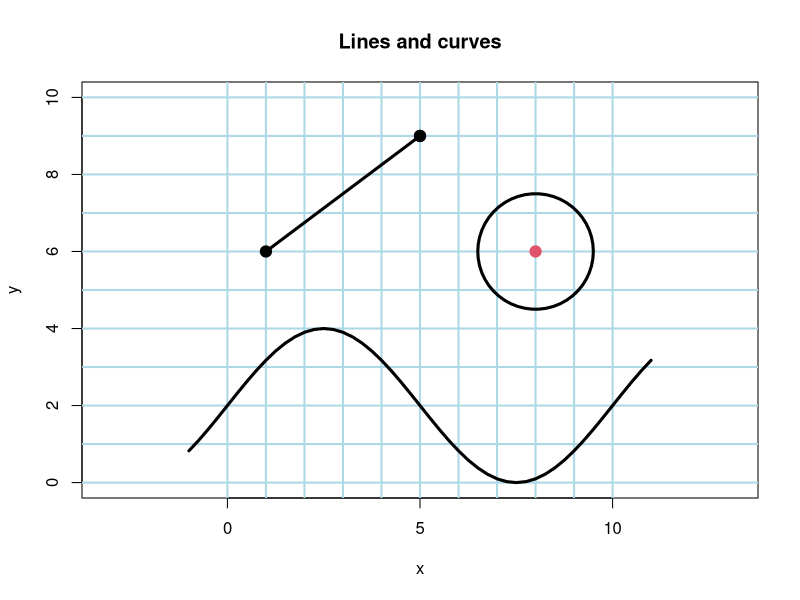
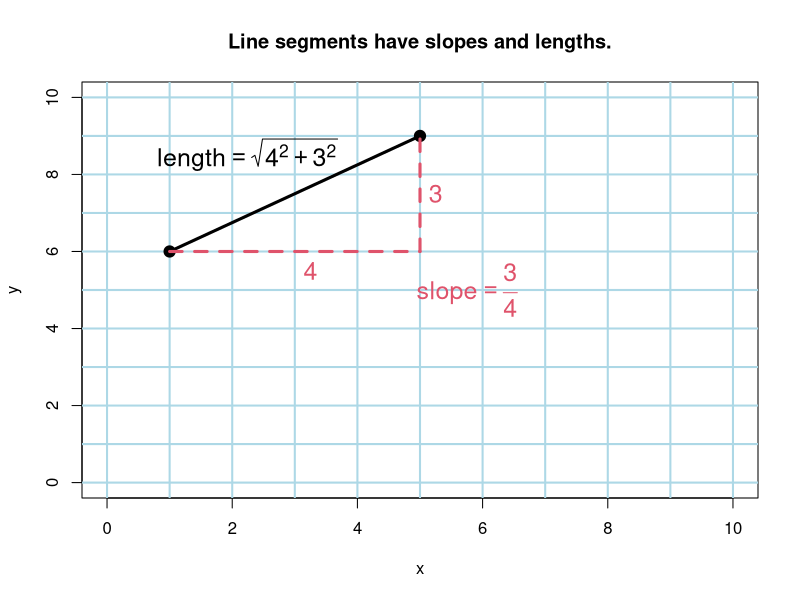
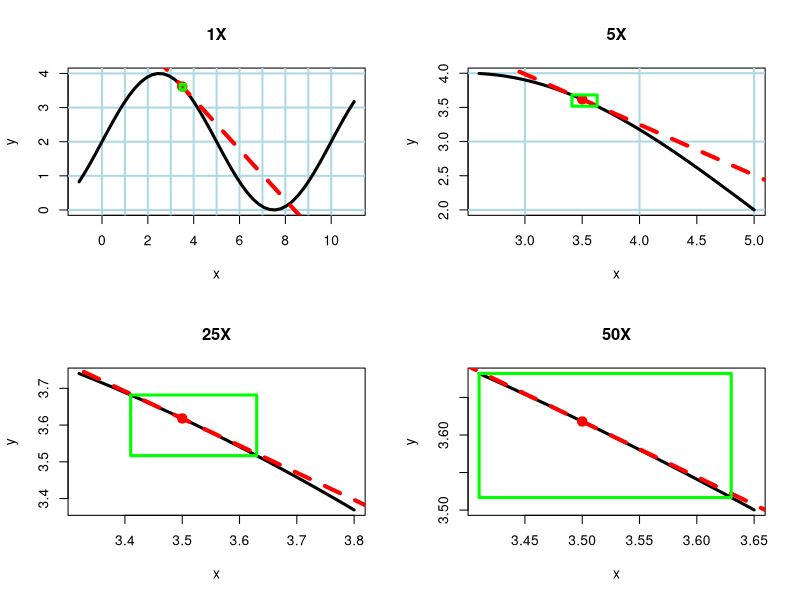
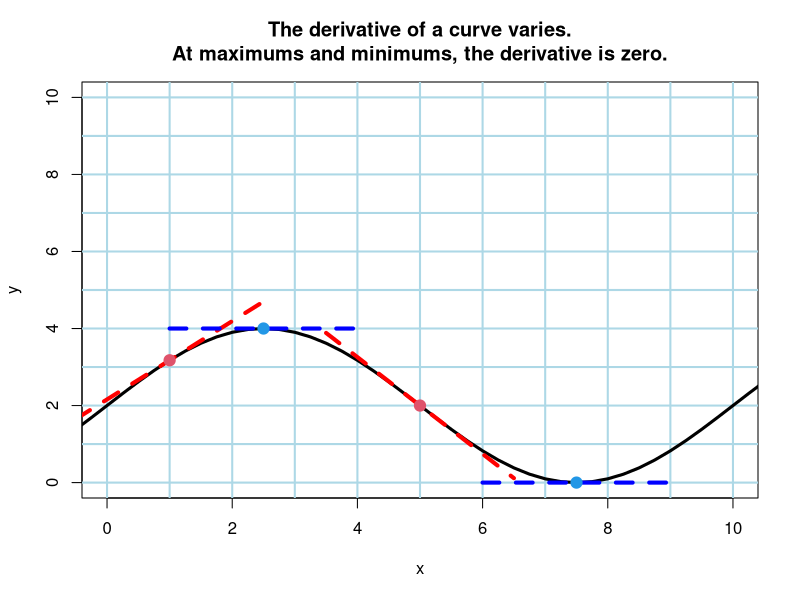
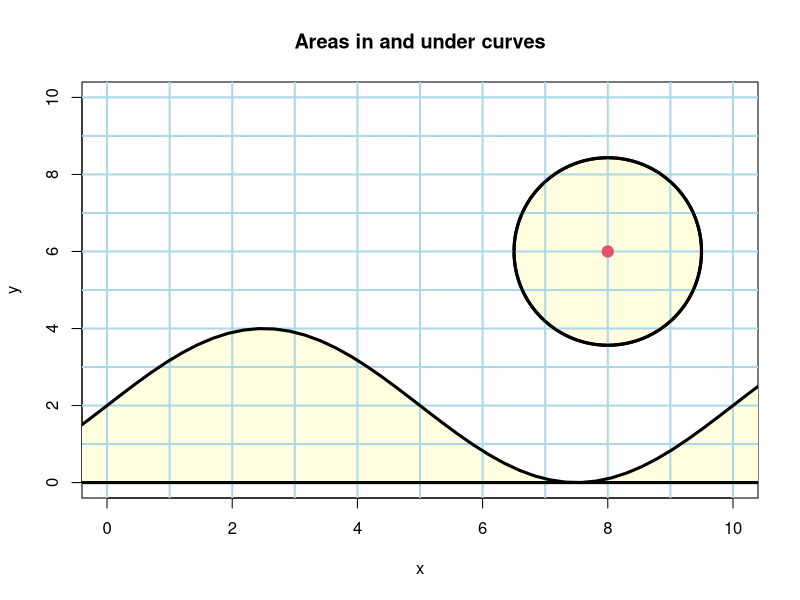
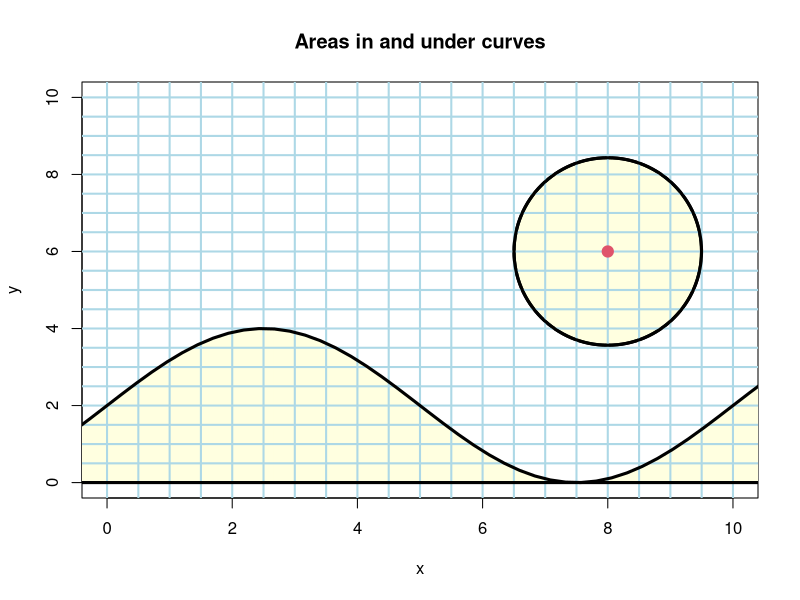

These charts were generated, in order, by the following R code:
## ---- chunk 1

circle <- function(x, y, r, n=50, ...){
  theta <- seq(0, 2*pi, length.out = n+1)
  polygon(x+r*cos(theta), y+r*sin(theta), ...)
}

local({
  # fin (window in inches), mai (margin in inches)
  plot(c(0,10), c(0,10), type='n', xlab="x", ylab="y", main="Lines and curves", xlim=c(0,10), ylim=c(0,10), asp=1)
  abline(h=0:10, col="lightblue", lwd=2)
  abline(v=0:10, col="lightblue", lwd=2)
  segments(1,6,5,9, lwd=3)
  points(c(1,5),c(6,9), pch=19, cex=1.5)
  points(5, 9, pch=19, cex=1.5)
  circle(8,6,1.5, lwd=3) # points(8,6,cex=25,lwd=3)
  points(8,6, pch=19, cex=1.5, col=2)
  x <- seq(-1, 11, by=.25)
  lines(x, 2+2*sin(.2*pi*x), lwd=3)
})
## ---- chunk 2
plot(c(0,10), c(0,10), type='n', xlab="x", ylab="y", main="Line segments have slopes and lengths.")
abline(h=0:10, col="lightblue", lwd=2)
abline(v=0:10, col="lightblue", lwd=2)
segments(1,6,5,9, lwd=3)
points(c(1,5),c(6,9), pch=19, cex=1.5)
segments(1,6,5,6, lty=2, lwd=3, col=2)
segments(5,6,5,9, lty=2, lwd=3, col=2)
text(3.25, 5.5, expression(4), lwd=3, cex=1.5, col=2)
text(5.25, 7.5, expression(3), lwd=3, cex=1.5, col=2)
text(2.25, 8.5, expression(length == sqrt(4^2 + 3^2)), lwd=3, cex=1.5, col=1)
text(5.75, 5, expression(slope == frac(3,4)), lwd=3, cex=1.5, col=2)
## ---- chunk 3

f <- function(x)2+2*sin(.2*pi*x)
df_dx <- function(x).4*pi*cos(.2*pi*x)
tngt <- function(x, interval=16, col="red"){
  slope = df_dx(x)
  y <- f(x)
  xa <- x-interval/2
  ya <- y - slope*interval/2
  xb <- x+interval/2
  yb <- y + slope*interval/2
  segments(xa, ya, xb, yb, lty=2, lwd=4, col=col)
}

local({
  
  drawbox <- function(xa, ya, xb, yb, col="green"){
    lines(c(xa, xb, xb, xa, xa), c(ya, ya, yb, yb, ya), lwd=3, col=col)
  }
    
  par(mfrow=c(2, 2))
  mags <- c(1, 5, 25, 50)
  minscale <- mags[length(mags)]
  x0 <- 3.5
  y0 <- f(x0) 
  xa <- x0 - (x0+1)/minscale
  xb <- x0 + (10-x0)/minscale
    
  for(i in mags){
    x <- seq(x0 - (x0+1)/i, x0 + (11-x0)/i, length.out=50)
    y <- f(x)
    plot(x, y, type='n', xlab="x", ylab="y", main=paste0(i, "X") )
    abline(h=0:10, col="lightblue", lwd=2)
    abline(v=0:10, col="lightblue", lwd=2)
    lines(x, y, lwd=3)
    points(x0, y0, pch=19, cex=1.5, col="red")
    tngt(x0)
    drawbox(xa, f(xa), xb, f(xb))
  }
 par(mfrow=c(1,1))
})

## ---- chunk 4
local({
  plot(c(0,10), c(0,10), type='n', xlab="x", ylab="y", main="The derivative of a curve varies.\nAt maximums and minimums, the derivative is zero.")
  abline(h=0:10, col="lightblue", lwd=2)
  abline(v=0:10, col="lightblue", lwd=2)
  x <- seq(-1, 11, by=.25)
  lines(x, 2+2*sin(.2*pi*x), lwd=3)
  pts <- c(1, 1/.4, 5, 3/.4, 10/.4)
  tngt(pts[1],interval=3)
  tngt(pts[2], interval=3, col="blue")
  tngt(pts[3], interval=3)
  tngt(pts[4], interval=3, col="blue")
  tngt(pts[5], interval=3)
  points(pts, f(pts), pch=19, cex=1.5, col=c(2,4,2,4,2))
})
## ---- chunk 5
local({
  plot(c(0,10), c(0,10), type='n', xlab="x", ylab="y", main="Areas in and under curves")
  points(8,6,cex=25,lwd=3, pch=21, bg="lightyellow")
  x <- seq(-1, 11, length.out=50)
  y <- 2+2*sin(.2*pi*x)
  for(i in 1:(length(x)-1)){
    polygon(c(x[i],x[i],x[i+1], x[i+1]), c(0,y[i], y[i+1], 0), col="lightyellow", border="lightyellow")
  }
  abline(h=0:10, col="lightblue", lwd=2)
  abline(v=0:10, col="lightblue", lwd=2)
  points(8,6,cex=25,lwd=3)
  points(8,6, pch=19, cex=1.5, col=2)
  lines(x, y, lwd=3)
  abline(h=0, lwd=3)
})
## ---- chunk 6
local({
  plot(c(0,10), c(0,10), type='n', xlab="x", ylab="y", main="Areas in and under curves")
  points(8,6,cex=25,lwd=3, pch=21, bg="lightyellow")
  x <- seq(-1, 11, length.out=50)
  y <- 2+2*sin(.2*pi*x)
  for(i in 1:(length(x)-1)){
    polygon(c(x[i],x[i],x[i+1], x[i+1]), c(0,y[i], y[i+1], 0), col="lightyellow", border="lightyellow")
  }
  abline(h=seq(0,10,by=.5), col="lightblue", lwd=2)
  abline(v=seq(0,10,by=.5), col="lightblue", lwd=2)
  points(8,6,cex=25,lwd=3)
  points(8,6, pch=19, cex=1.5, col=2)
  lines(x, y, lwd=3)
  abline(h=0, lwd=3)
})
